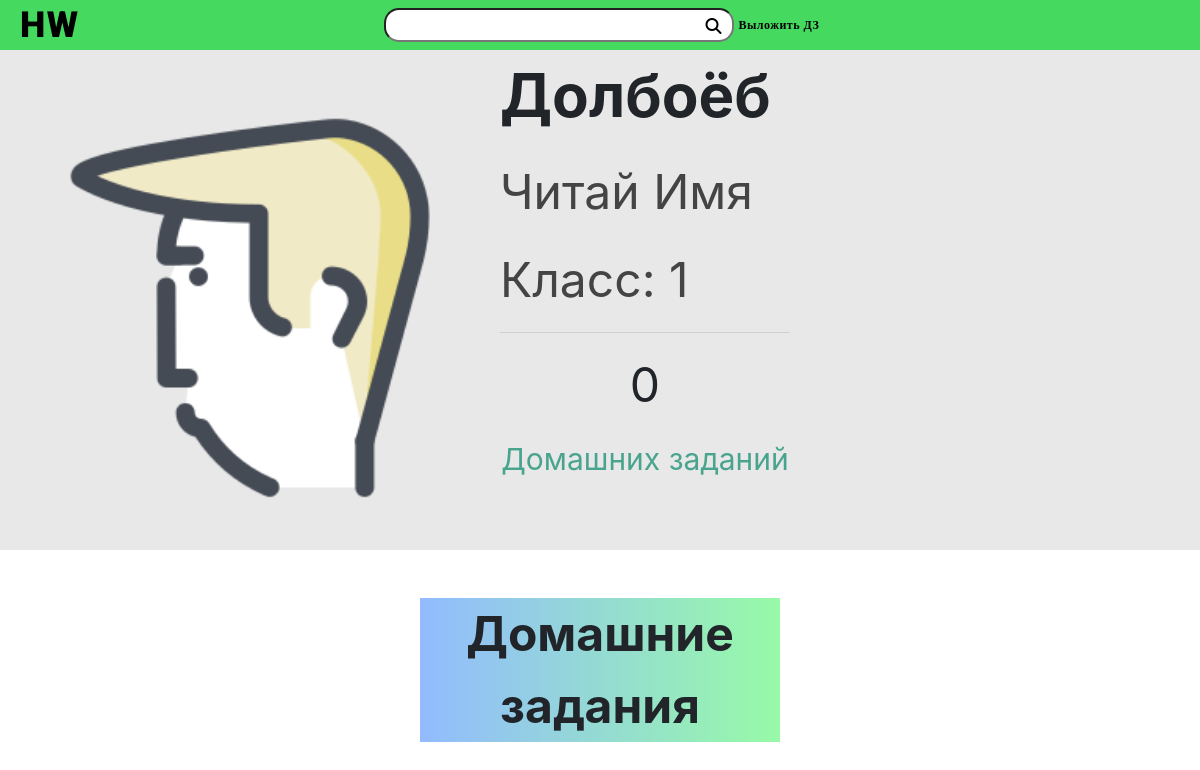
The page /id1 (signed in) on the database its author committed.
### users/models.py (models this page shows, shortened)
class UserProfile(models.Model):
	user = models.OneToOneField(User, related_name='profile', on_delete=models.CASCADE)
	name = models.CharField(max_length=15, blank=True, validators=[validate_input])
	surname = models.CharField(max_length=15, blank=True, validators=[validate_input])
	grade = models.IntegerField(choices=create_grades(), default=1)
	photo = models.ImageField(upload_to=upload_location, default='users/default.jpg')

class User(AbstractBaseUser):
	username = models.CharField(max_length=20, unique=True, validators=[validate_input])
	admin = models.BooleanField(default=False)
	staff = models.BooleanField(default=False)
	USERNAME_FIELD = 'username'
	REQUIRED_FIELDS = []
	objects = UserManager()

### users/views.py (the view)
# urls.py: path('id<int:id_>', views.profile, name='profile'),
@login_required
def profile(request, id_):
	user = User.objects.all().get(id__exact=id_)
	profile = user.profile
	homeworks = Homework.objects.all().publisher(user)
	context = {'user':request.user, 'page_user':user, 'profile':profile, 'homeworks':homeworks}
	return render(request, 'users/profile.html', context)

### homeworks/models.py (called while the page is built)
	def publisher(self, user):
		return self.filter(
			publisher__exact = user)

	def get_queryset(self):
		return HomeworkQuerySet(self.model, using=self._db)

### users/models.py (called while the page is built)
	def get_queryset(self):
		return UserQuerySet(self.model, using=self._db)

### users/templates/users/profile.html (shortened to what this page needs)
{% extends 'navbar.html' %}
{% load static %}
{% block link %}
	<link rel="stylesheet" href="{% static 'styles/style_profile.css' %}?version=8">
{% endblock %}
{% block content %}
	<div class="show_profile" id="info" style="display: grid">
		<div class="profile_image">
			<img class="profile_image_img" src="{{profile.photo.url}}" alt="Блять не загузилось!!!" height="400px" width="400px">
		</div>
		<div class="profile_info">
			<p style="font-size: 60px; font-weight: bold;">{{page_user.username}}</p>
			<p style="font-size: 48px; color: #444444;">
				{% if profile.name and profile.surname %}
				{{profile.name}} {{profile.surname}}
				{% endif %}
			</p>
			<p style="font-size: 48px; color: #444444;">
				{% if profile.grade %}
				Класс: {{profile.grade}}
				{% else %}
				Класс: *не указан*
				{% endif %}
			</p>
			<div class="profile_info_hwcounter">
				<hr width="100%" style="bottom: 0">
				<p style="font-size: 48px; float:top" align="center">{{homeworks.count}}</p>
				<p style="font-size: 30px; float:top; color:#49a48e" align="center">Домашних заданий</p>
			</div>
		</div>
	</div>
	<div class="profile_show_homework">
		<p align="center" style="font-size: 48px; background: rgb(1,0,255); background: linear-gradient(90deg, #92bbff 0%, #97faa7 100%); width: 30%; margin-right: auto; margin-left: auto; font-weight: bold;">Домашние задания</p>
	</div>
{% endblock %}

### static/styles/style_profile.css (style rules this page uses)
.show_profile { display: grid; grid-template-columns: 500px 1fr 120px; width: 100%; height: 500px; background-color: #e8e8e8; margin-bottom: 3em; }
.profile_image { align-items: center; justify-content: center; }
.profile_info_hwcounter { top: 50%; height: 50%; width: 50%; }
.profile_show_homework { height: 100%; }
.profile_image_img { margin-top: 50px; margin-left: 50px; margin-right: 50px; }
body { min-width: 1000px; }

### rows shown on the page
UserProfile: photo (picture), name "Читай", surname "Имя", grade "1"
User: username "Долбоёб"

### other values the page prints
{{ homeworks.count }} "0"
